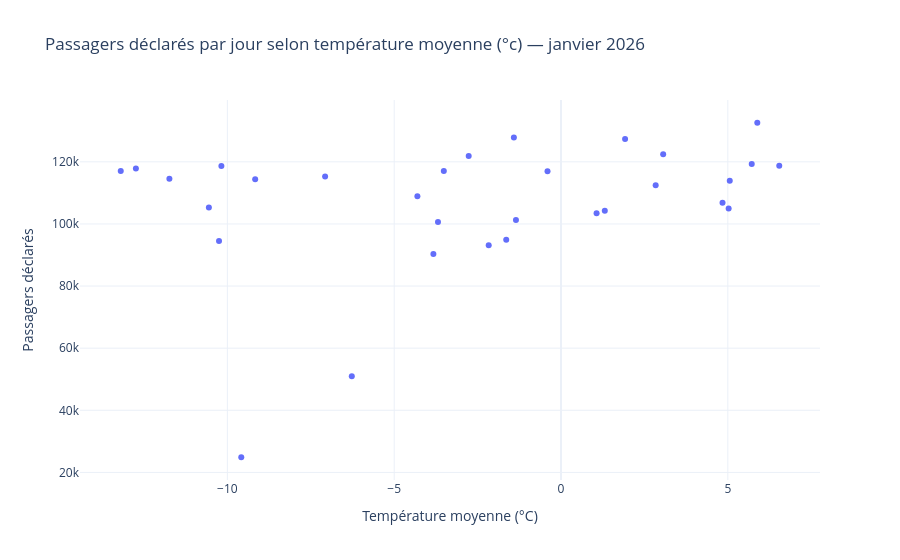
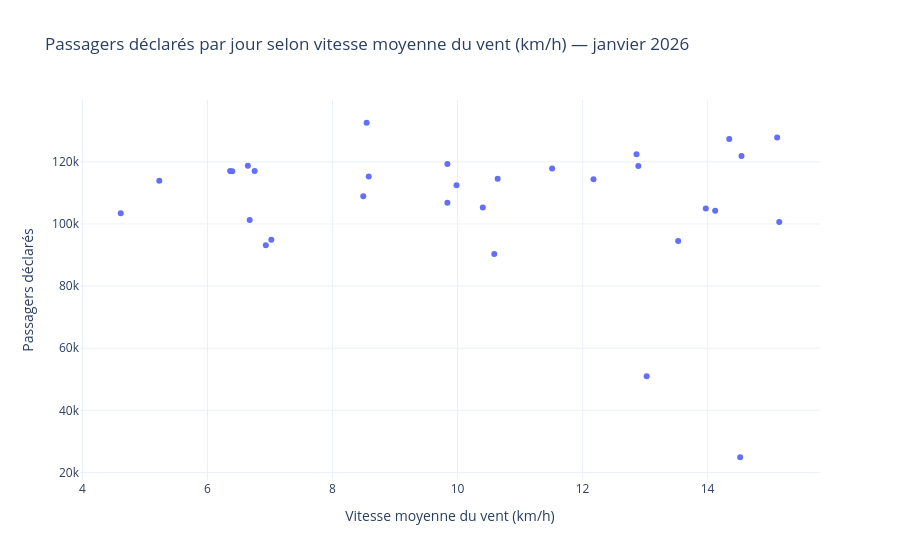
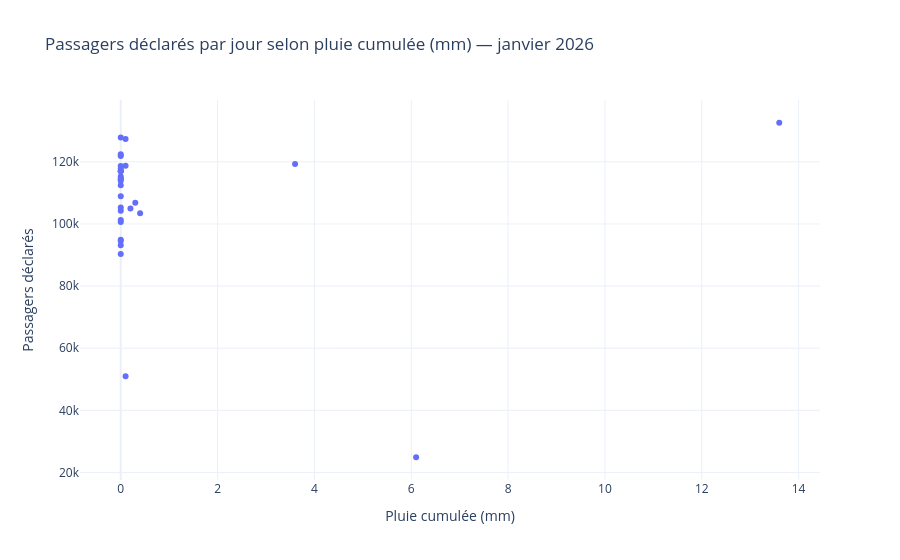
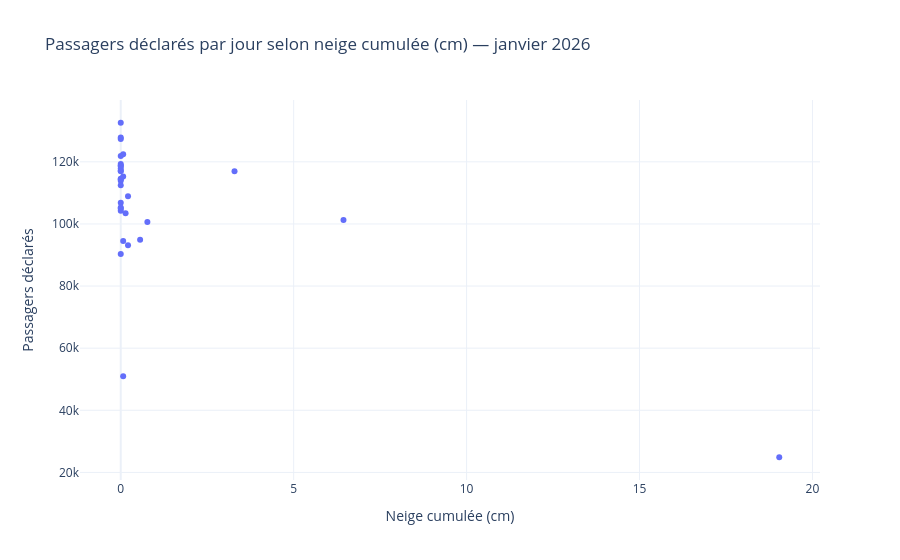

The notebook cell saved with these charts, in order:
### Code cell
debut = pd.Timestamp("2026-01-01")
fin = pd.Timestamp("2026-02-01")

# Total quotidien des passagers déclarés.
depart = pd.to_datetime(df_taxi_weather["tpep_pickup_datetime"])
taxi = df_taxi_weather.loc[depart.ge(debut) & depart.lt(fin), ["passenger_count"]].copy()
taxi["jour"] = depart.loc[taxi.index].dt.normalize()

passagers = (
    taxi.groupby("jour")["passenger_count"]
    .sum(min_count=1)
    .rename("passagers_declares")
)

# Une ligne météo par heure, avec pluie et neige déjà alignées.
meteo = df_weather.copy()
meteo["time"] = pd.to_datetime(meteo["time"])
meteo = meteo.loc[meteo["time"].ge(debut) & meteo["time"].lt(fin)].copy()
meteo["jour"] = meteo["time"].dt.normalize()

meteo_jour = meteo.groupby("jour").agg(
    temperature_moyenne=("temperature_2m", "mean"),
    vent_moyen=("wind_speed_10m", "mean"),
    pluie_totale=("rain", lambda s: s.sum(min_count=1)),
    neige_totale=("snowfall", lambda s: s.sum(min_count=1)),
)

bilan = meteo_jour.join(passagers).reset_index()

variables = {
    "temperature_moyenne": "Température moyenne (°C)",
    "vent_moyen": "Vitesse moyenne du vent (km/h)",
    "pluie_totale": "Pluie cumulée (mm)",
    "neige_totale": "Neige cumulée (cm)",
}

for colonne, libelle in variables.items():
    fig = px.scatter(
        bilan,
        x=colonne,
        y="passagers_declares",
        hover_data=["jour"],
        labels={colonne: libelle, "passagers_declares": "Passagers déclarés"},
        title=f"Passagers déclarés par jour selon {libelle.lower()} — janvier 2026",
        template="plotly_white",
    )
    fig.show()

### Figure 1 — Plotly figure (JSON) as saved in the notebook; plotly's stock layout.template omitted (floating-point values rounded to 4 significant figures)
{"data": [{"customdata": [["2026-01-01T00:00:00.000000"], ["2026-01-02T00:00:00.000000"], ["2026-01-03T00:00:00.000000"], ["2026-01-04T00:00:00.000000"], ["2026-01-05T00:00:00.000000"], ["2026-01-06T00:00:00.000000"], ["2026-01-07T00:00:00.000000"], ["2026-01-08T00:00:00.000000"], ["2026-01-09T00:00:00.000000"], ["2026-01-10T00:00:00.000000"], ["2026-01-11T00:00:00.000000"], ["2026-01-12T00:00:00.000000"], ["2026-01-13T00:00:00.000000"], ["2026-01-14T00:00:00.000000"], ["2026-01-15T00:00:00.000000"], ["2026-01-16T00:00:00.000000"], ["2026-01-17T00:00:00.000000"], ["2026-01-18T00:00:00.000000"], ["2026-01-19T00:00:00.000000"], ["2026-01-20T00:00:00.000000"], ["2026-01-21T00:00:00.000000"], ["2026-01-22T00:00:00.000000"], ["2026-01-23T00:00:00.000000"], ["2026-01-24T00:00:00.000000"], ["2026-01-25T00:00:00.000000"], ["2026-01-26T00:00:00.000000"], ["2026-01-27T00:00:00.000000"], ["2026-01-28T00:00:00.000000"], ["2026-01-29T00:00:00.000000"], ["2026-01-30T00:00:00.000000"], ["2026-01-31T00:00:00.000000"]], "hovertemplate": "Température moyenne (°C)=%{x}<br>Passagers déclarés=%{y}<br>jour=%{customdata[0]}<extra></extra>", "legendgroup": "", "marker": {"color": "#636efa", "symbol": "circle"}, "mode": "markers", "name": "", "orientation": "v", "showlegend": false, "x": [-3.688, -4.304, -3.512, -2.167, -1.642, 1.067, 4.842, 5.058, 5.717, 5.883, 5.025, 1.312, 2.837, 6.542, 1.921, -2.767, -0.4042, -1.35, -3.825, -9.167, -7.071, 3.062, -1.412, -10.18, -9.583, -6.271, -10.25, -10.55, -11.74, -12.74, -13.2], "xaxis": "x", "y": [100700.0, 108900.0, 117000.0, 93120.0, 94880.0, 103400.0, 106900.0, 113900.0, 119300.0, 132600.0, 104900.0, 104300.0, 112400.0, 118700.0, 127400.0, 121900.0, 117000.0, 101300.0, 90300.0, 114400.0, 115300.0, 122500.0, 127800.0, 118600.0, 24880.0, 50950.0, 94490.0, 105300.0, 114500.0, 117900.0, 117100.0], "yaxis": "y", "type": "scatter"}], "layout": {"xaxis": {"anchor": "y", "domain": [0.0, 1.0], "title": {"text": "Température moyenne (°C)"}}, "yaxis": {"anchor": "x", "domain": [0.0, 1.0], "title": {"text": "Passagers déclarés"}}, "legend": {"tracegroupgap": 0}, "title": {"text": "Passagers déclarés par jour selon température moyenne (°c) — janvier 2026"}}}

### Figure 2 — Plotly figure (JSON) as saved in the notebook; plotly's stock layout.template omitted (floating-point values rounded to 4 significant figures)
{"data": [{"customdata": [["2026-01-01T00:00:00.000000"], ["2026-01-02T00:00:00.000000"], ["2026-01-03T00:00:00.000000"], ["2026-01-04T00:00:00.000000"], ["2026-01-05T00:00:00.000000"], ["2026-01-06T00:00:00.000000"], ["2026-01-07T00:00:00.000000"], ["2026-01-08T00:00:00.000000"], ["2026-01-09T00:00:00.000000"], ["2026-01-10T00:00:00.000000"], ["2026-01-11T00:00:00.000000"], ["2026-01-12T00:00:00.000000"], ["2026-01-13T00:00:00.000000"], ["2026-01-14T00:00:00.000000"], ["2026-01-15T00:00:00.000000"], ["2026-01-16T00:00:00.000000"], ["2026-01-17T00:00:00.000000"], ["2026-01-18T00:00:00.000000"], ["2026-01-19T00:00:00.000000"], ["2026-01-20T00:00:00.000000"], ["2026-01-21T00:00:00.000000"], ["2026-01-22T00:00:00.000000"], ["2026-01-23T00:00:00.000000"], ["2026-01-24T00:00:00.000000"], ["2026-01-25T00:00:00.000000"], ["2026-01-26T00:00:00.000000"], ["2026-01-27T00:00:00.000000"], ["2026-01-28T00:00:00.000000"], ["2026-01-29T00:00:00.000000"], ["2026-01-30T00:00:00.000000"], ["2026-01-31T00:00:00.000000"]], "hovertemplate": "Vitesse moyenne du vent (km/h)=%{x}<br>Passagers déclarés=%{y}<br>jour=%{customdata[0]}<extra></extra>", "legendgroup": "", "marker": {"color": "#636efa", "symbol": "circle"}, "mode": "markers", "name": "", "orientation": "v", "showlegend": false, "x": [15.15, 8.492, 6.362, 6.933, 7.021, 4.612, 9.838, 5.229, 9.838, 8.546, 13.97, 14.12, 9.983, 6.646, 14.35, 14.54, 6.396, 6.675, 10.59, 12.17, 8.579, 12.86, 15.11, 12.89, 14.52, 13.03, 13.53, 10.4, 10.64, 11.51, 6.754], "xaxis": "x", "y": [100700.0, 108900.0, 117000.0, 93120.0, 94880.0, 103400.0, 106900.0, 113900.0, 119300.0, 132600.0, 104900.0, 104300.0, 112400.0, 118700.0, 127400.0, 121900.0, 117000.0, 101300.0, 90300.0, 114400.0, 115300.0, 122500.0, 127800.0, 118600.0, 24880.0, 50950.0, 94490.0, 105300.0, 114500.0, 117900.0, 117100.0], "yaxis": "y", "type": "scatter"}], "layout": {"xaxis": {"anchor": "y", "domain": [0.0, 1.0], "title": {"text": "Vitesse moyenne du vent (km/h)"}}, "yaxis": {"anchor": "x", "domain": [0.0, 1.0], "title": {"text": "Passagers déclarés"}}, "legend": {"tracegroupgap": 0}, "title": {"text": "Passagers déclarés par jour selon vitesse moyenne du vent (km/h) — janvier 2026"}}}

### Figure 3 — Plotly figure (JSON) as saved in the notebook; plotly's stock layout.template omitted (floating-point values rounded to 4 significant figures)
{"data": [{"customdata": [["2026-01-01T00:00:00.000000"], ["2026-01-02T00:00:00.000000"], ["2026-01-03T00:00:00.000000"], ["2026-01-04T00:00:00.000000"], ["2026-01-05T00:00:00.000000"], ["2026-01-06T00:00:00.000000"], ["2026-01-07T00:00:00.000000"], ["2026-01-08T00:00:00.000000"], ["2026-01-09T00:00:00.000000"], ["2026-01-10T00:00:00.000000"], ["2026-01-11T00:00:00.000000"], ["2026-01-12T00:00:00.000000"], ["2026-01-13T00:00:00.000000"], ["2026-01-14T00:00:00.000000"], ["2026-01-15T00:00:00.000000"], ["2026-01-16T00:00:00.000000"], ["2026-01-17T00:00:00.000000"], ["2026-01-18T00:00:00.000000"], ["2026-01-19T00:00:00.000000"], ["2026-01-20T00:00:00.000000"], ["2026-01-21T00:00:00.000000"], ["2026-01-22T00:00:00.000000"], ["2026-01-23T00:00:00.000000"], ["2026-01-24T00:00:00.000000"], ["2026-01-25T00:00:00.000000"], ["2026-01-26T00:00:00.000000"], ["2026-01-27T00:00:00.000000"], ["2026-01-28T00:00:00.000000"], ["2026-01-29T00:00:00.000000"], ["2026-01-30T00:00:00.000000"], ["2026-01-31T00:00:00.000000"]], "hovertemplate": "Pluie cumulée (mm)=%{x}<br>Passagers déclarés=%{y}<br>jour=%{customdata[0]}<extra></extra>", "legendgroup": "", "marker": {"color": "#636efa", "symbol": "circle"}, "mode": "markers", "name": "", "orientation": "v", "showlegend": false, "x": [0.0, 0.0, 0.0, 0.0, 0.0, 0.4, 0.3, 0.0, 3.6, 13.6, 0.2, 0.0, 0.0, 0.1, 0.1, 0.0, 0.0, 0.0, 0.0, 0.0, 0.0, 0.0, 0.0, 0.0, 6.1, 0.1, 0.0, 0.0, 0.0, 0.0, 0.0], "xaxis": "x", "y": [100700.0, 108900.0, 117000.0, 93120.0, 94880.0, 103400.0, 106900.0, 113900.0, 119300.0, 132600.0, 104900.0, 104300.0, 112400.0, 118700.0, 127400.0, 121900.0, 117000.0, 101300.0, 90300.0, 114400.0, 115300.0, 122500.0, 127800.0, 118600.0, 24880.0, 50950.0, 94490.0, 105300.0, 114500.0, 117900.0, 117100.0], "yaxis": "y", "type": "scatter"}], "layout": {"xaxis": {"anchor": "y", "domain": [0.0, 1.0], "title": {"text": "Pluie cumulée (mm)"}}, "yaxis": {"anchor": "x", "domain": [0.0, 1.0], "title": {"text": "Passagers déclarés"}}, "legend": {"tracegroupgap": 0}, "title": {"text": "Passagers déclarés par jour selon pluie cumulée (mm) — janvier 2026"}}}

### Figure 4 — Plotly figure (JSON) as saved in the notebook; plotly's stock layout.template omitted (floating-point values rounded to 4 significant figures)
{"data": [{"customdata": [["2026-01-01T00:00:00.000000"], ["2026-01-02T00:00:00.000000"], ["2026-01-03T00:00:00.000000"], ["2026-01-04T00:00:00.000000"], ["2026-01-05T00:00:00.000000"], ["2026-01-06T00:00:00.000000"], ["2026-01-07T00:00:00.000000"], ["2026-01-08T00:00:00.000000"], ["2026-01-09T00:00:00.000000"], ["2026-01-10T00:00:00.000000"], ["2026-01-11T00:00:00.000000"], ["2026-01-12T00:00:00.000000"], ["2026-01-13T00:00:00.000000"], ["2026-01-14T00:00:00.000000"], ["2026-01-15T00:00:00.000000"], ["2026-01-16T00:00:00.000000"], ["2026-01-17T00:00:00.000000"], ["2026-01-18T00:00:00.000000"], ["2026-01-19T00:00:00.000000"], ["2026-01-20T00:00:00.000000"], ["2026-01-21T00:00:00.000000"], ["2026-01-22T00:00:00.000000"], ["2026-01-23T00:00:00.000000"], ["2026-01-24T00:00:00.000000"], ["2026-01-25T00:00:00.000000"], ["2026-01-26T00:00:00.000000"], ["2026-01-27T00:00:00.000000"], ["2026-01-28T00:00:00.000000"], ["2026-01-29T00:00:00.000000"], ["2026-01-30T00:00:00.000000"], ["2026-01-31T00:00:00.000000"]], "hovertemplate": "Neige cumulée (cm)=%{x}<br>Passagers déclarés=%{y}<br>jour=%{customdata[0]}<extra></extra>", "legendgroup": "", "marker": {"color": "#636efa", "symbol": "circle"}, "mode": "markers", "name": "", "orientation": "v", "showlegend": false, "x": [0.77, 0.21, 0.0, 0.21, 0.56, 0.14, 0.0, 0.0, 0.0, 0.0, 0.0, 0.0, 0.0, 0.0, 0.0, 0.0, 3.29, 6.44, 0.0, 0.0, 0.07, 0.07, 0.0, 0.0, 19.04, 0.07, 0.07, 0.0, 0.0, 0.0, 0.0], "xaxis": "x", "y": [100700.0, 108900.0, 117000.0, 93120.0, 94880.0, 103400.0, 106900.0, 113900.0, 119300.0, 132600.0, 104900.0, 104300.0, 112400.0, 118700.0, 127400.0, 121900.0, 117000.0, 101300.0, 90300.0, 114400.0, 115300.0, 122500.0, 127800.0, 118600.0, 24880.0, 50950.0, 94490.0, 105300.0, 114500.0, 117900.0, 117100.0], "yaxis": "y", "type": "scatter"}], "layout": {"xaxis": {"anchor": "y", "domain": [0.0, 1.0], "title": {"text": "Neige cumulée (cm)"}}, "yaxis": {"anchor": "x", "domain": [0.0, 1.0], "title": {"text": "Passagers déclarés"}}, "legend": {"tracegroupgap": 0}, "title": {"text": "Passagers déclarés par jour selon neige cumulée (cm) — janvier 2026"}}}
